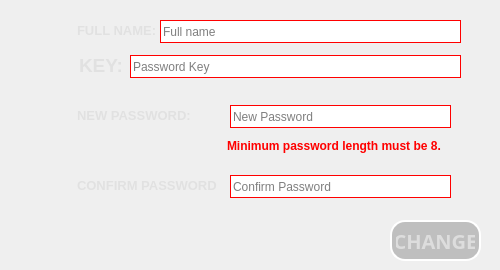
        <widget class="QWidget" name="pass">
         <widget class="QLabel" name="useless_16">
          <property name="geometry">
           <rect>
            <x>70</x>
            <y>15</y>
            <width>91</width>
            <height>31</height>
           </rect>
          </property>
          <property name="font">
           <font>
            <pointsize>10</pointsize>
            <weight>75</weight>
            <bold>true</bold>
           </font>
          </property>
          <property name="styleSheet">
           <string notr="true">color: rgb(225, 225, 225);
border: 2px solid white;
border-style: outset;
border-radius: 15px;
padding: 4px;
border: none;</string>
          </property>
          <property name="text">
           <string>FULL NAME:</string>
          </property>
          <property name="alignment">
           <set>Qt::AlignLeading|Qt::AlignLeft|Qt::AlignVCenter</set>
          </property>
         </widget>
         <widget class="QLineEdit" name="UserFullname_3">
          <property name="enabled">
           <bool>true</bool>
          </property>
          <property name="geometry">
           <rect>
            <x>160</x>
            <y>20</y>
            <width>301</width>
            <height>23</height>
           </rect>
          </property>
          <property name="styleSheet">
           <string notr="true">background-color: rgb(255, 255, 255);
border: 1px solid red;
border-top-left-radius : 0px;
border-top-right-radius : 0px; 
border-bottom-left-radius : 0px; 
border-bottom-right-radius : 0px;</string>
          </property>
          <property name="placeholderText">
           <string>Full name</string>
          </property>
          <property name="clearButtonEnabled">
           <bool>true</bool>
          </property>
         </widget>
         <widget class="QLineEdit" name="NewPass_2">
          <property name="enabled">
           <bool>false</bool>
          </property>
          <property name="geometry">
           <rect>
            <x>230</x>
            <y>105</y>
            <width>221</width>
            <height>23</height>
           </rect>
          </property>
          <property name="styleSheet">
           <string notr="true">background-color: rgb(255, 255, 255);
border: 1px solid red;
border-top-left-radius : 0px;
border-top-right-radius : 0px; 
border-bottom-left-radius : 0px; 
border-bottom-right-radius : 0px;</string>
          </property>
          <property name="echoMode">
           <enum>QLineEdit::Password</enum>
          </property>
          <property name="placeholderText">
           <string>New Password</string>
          </property>
          <property name="clearButtonEnabled">
           <bool>true</bool>
          </property>
         </widget>
         <widget class="QLabel" name="NewPassTick_3">
          <property name="geometry">
           <rect>
            <x>460</x>
            <y>105</y>
            <width>21</width>
            <height>21</height>
           </rect>
          </property>
          <property name="text">
           <string/>
          </property>
          <property name="pixmap">
           <pixmap>../Resources/tick.png</pixmap>
          </property>
          <property name="scaledContents">
           <bool>true</bool>
          </property>
         </widget>
         <widget class="QLabel" name="NewPassLabel_3">
          <property name="geometry">
           <rect>
            <x>70</x>
            <y>100</y>
            <width>151</width>
            <height>31</height>
           </rect>
          </property>
          <property name="font">
           <font>
            <pointsize>10</pointsize>
            <weight>75</weight>
            <bold>true</bold>
           </font>
          </property>
          <property name="styleSheet">
           <string notr="true">color: rgb(225, 225, 225);
border: 2px solid white;
border-style: outset;
border-radius: 15px;
padding: 4px;
border: none;</string>
          </property>
          <property name="text">
           <string>NEW PASSWORD:</string>
          </property>
          <property name="alignment">
           <set>Qt::AlignLeading|Qt::AlignLeft|Qt::AlignVCenter</set>
          </property>
         </widget>
         <widget class="QLabel" name="ConfirmPassLabel_3">
          <property name="geometry">
           <rect>
            <x>70</x>
            <y>170</y>
            <width>151</width>
            <height>31</height>
           </rect>
          </property>
          <property name="font">
           <font>
            <pointsize>10</pointsize>
            <weight>75</weight>
            <bold>true</bold>
           </font>
          </property>
          <property name="styleSheet">
           <string notr="true">color: rgb(225, 225, 225);
border: 2px solid white;
border-style: outset;
border-radius: 15px;
padding: 4px;
border: none;</string>
          </property>
          <property name="text">
           <string>CONFIRM PASSWORD:</string>
          </property>
          <property name="alignment">
           <set>Qt::AlignLeading|Qt::AlignLeft|Qt::AlignVCenter</set>
          </property>
         </widget>
         <widget class="QLabel" name="ConfirmPassTick_3">
          <property name="geometry">
           <rect>
            <x>460</x>
            <y>175</y>
            <width>21</width>
            <height>21</height>
           </rect>
          </property>
          <property name="text">
           <string/>
          </property>
          <property name="pixmap">
           <pixmap>../Resources/tick.png</pixmap>
          </property>
          <property name="scaledContents">
           <bool>true</bool>
          </property>
         </widget>
         <widget class="QLabel" name="keyTick_6">
          <property name="geometry">
           <rect>
            <x>470</x>
            <y>55</y>
            <width>21</width>
            <height>21</height>
           </rect>
          </property>
          <property name="text">
           <string/>
          </property>
          <property name="pixmap">
           <pixmap>../Resources/tick.png</pixmap>
          </property>
          <property name="scaledContents">
           <bool>true</bool>
          </property>
         </widget>
         <widget class="QLineEdit" name="PassKey_5">
          <property name="enabled">
           <bool>true</bool>
          </property>
          <property name="geometry">
           <rect>
            <x>130</x>
            <y>55</y>
            <width>331</width>
            <height>23</height>
           </rect>
          </property>
          <property name="styleSheet">
           <string notr="true">background-color: rgb(255, 255, 255);
border: 1px solid red;
border-top-left-radius : 0px;
border-top-right-radius : 0px; 
border-bottom-left-radius : 0px; 
border-bottom-right-radius : 0px;</string>
          </property>
          <property name="placeholderText">
           <string>Password Key</string>
          </property>
          <property name="clearButtonEnabled">
           <bool>true</bool>
          </property>
         </widget>
         <widget class="QLabel" name="Useless_3">
          <property name="geometry">
           <rect>
            <x>220</x>
            <y>130</y>
            <width>251</width>
            <height>31</height>
           </rect>
          </property>
          <property name="font">
           <font>
            <pointsize>9</pointsize>
            <weight>75</weight>
            <bold>true</bold>
           </font>
          </property>
          <property name="styleSheet">
           <string notr="true">color: rgb(225, 225, 225);
border: 2px solid white;
border-style: outset;
border-radius: 15px;
padding: 4px;
border: none;
color: rgb(255, 0, 0);</string>
          </property>
          <property name="text">
           <string>Minimum password length must be 8.</string>
          </property>
          <property name="alignment">
           <set>Qt::AlignLeading|Qt::AlignLeft|Qt::AlignVCenter</set>
          </property>
          <property name="wordWrap">
           <bool>true</bool>
          </property>
         </widget>
         <widget class="QLabel" name="PassKey_6">
          <property name="geometry">
           <rect>
            <x>70</x>
            <y>50</y>
            <width>61</width>
            <height>31</height>
           </rect>
          </property>
          <property name="font">
           <font>
            <pointsize>14</pointsize>
            <weight>75</weight>
            <bold>true</bold>
           </font>
          </property>
          <property name="styleSheet">
           <string notr="true">color: rgb(225, 225, 225);
border: 2px solid white;
border-style: outset;
border-radius: 15px;
padding: 4px;
border: none;</string>
          </property>
          <property name="text">
           <string>KEY:</string>
          </property>
          <property name="alignment">
           <set>Qt::AlignLeading|Qt::AlignLeft|Qt::AlignVCenter</set>
          </property>
         </widget>
         <widget class="QLineEdit" name="ConfirmPass_3">
          <property name="enabled">
           <bool>false</bool>
          </property>
          <property name="geometry">
           <rect>
            <x>230</x>
            <y>175</y>
            <width>221</width>
            <height>23</height>
           </rect>
          </property>
          <property name="styleSheet">
           <string notr="true">background-color: rgb(255, 255, 255);
border: 1px solid red;
border-top-left-radius : 0px;
border-top-right-radius : 0px; 
border-bottom-left-radius : 0px; 
border-bottom-right-radius : 0px;</string>
          </property>
          <property name="echoMode">
           <enum>QLineEdit::Password</enum>
          </property>
          <property name="placeholderText">
           <string>Confirm Password</string>
          </property>
          <property name="clearButtonEnabled">
           <bool>true</bool>
          </property>
         </widget>
         <widget class="QPushButton" name="PassChange_3">
          <property name="enabled">
           <bool>true</bool>
          </property>
          <property name="geometry">
           <rect>
            <x>390</x>
            <y>220</y>
            <width>91</width>
            <height>41</height>
           </rect>
          </property>
          <property name="font">
           <font>
            <family>Bahnschrift SemiBold</family>
            <pointsize>15</pointsize>
            <weight>75</weight>
            <bold>true</bold>
           </font>
          </property>
          <property name="cursor">
           <cursorShape>PointingHandCursor</cursorShape>
          </property>
          <property name="styleSheet">
           <string notr="true">background-color: rgba(64, 64, 64, 70);
color: rgb(221, 221, 221);
border: 2px solid white;
border-style: outset;
border-radius: 15px;
padding: 4px;</string>
          </property>
          <property name="text">
           <string>CHANGE</string>
          </property>
         </widget>
        </widget>
